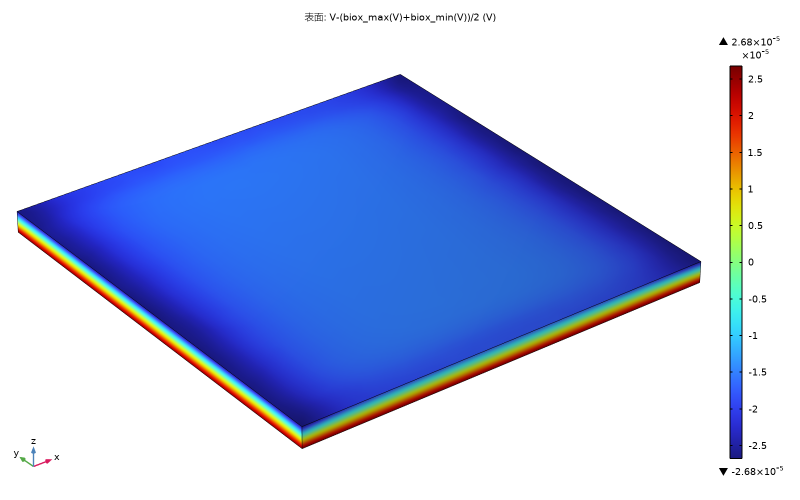
#> input picture data/raw_potential_maps/BiOCl_potential_centered.png, 1600 x 1000 px (shown at 1/2 size)
$ python create_independent_scale_figure.py
#> lines starting #> are read from the running program, lines starting #| are printed output that depends on the picture
#!/usr/bin/env python3
"""Build a publication-ready BiOX potential figure with independent color scales."""

from __future__ import annotations

from pathlib import Path

from PIL import Image, ImageDraw, ImageFont


ROOT = Path(__file__).resolve().parent.parent
SOURCE = ROOT / "data" / "raw_potential_maps"
OUTPUT = ROOT / "figures" / "BiOX_potential_independent_scales.png"

MATERIALS = {
    "BiOCl": {
        "limit": 26.78,
        "ticks": [20, 10, 0, -10, -20],
    },
    "BiOBr": {
        "limit": 176.79,
        "ticks": [150, 100, 50, 0, -50, -100, -150],
    },
    "BiOI": {
        "limit": 123.45,
        "ticks": [100, 50, 0, -50, -100],
    },
}

BAR_TOP = 132
BAR_BOTTOM = 918


def font(size: int, bold: bool = False) -> ImageFont.FreeTypeFont:
    filename = "arialbd.ttf" if bold else "arial.ttf"
    return ImageFont.truetype(str(Path("C:/Windows/Fonts") / filename), size)


def y_for_value(value: float, limit: float) -> float:
    return BAR_TOP + (limit - value) * (BAR_BOTTOM - BAR_TOP) / (2 * limit)


def format_limit(value: float) -> str:
    return f"{value:.2f}".rstrip("0").rstrip(".")


def prepare_panel(material: str, panel_label: str) -> Image.Image:
#> called with material = 'BiOCl', panel_label = 'a'
    config = MATERIALS[material]
    limit = config["limit"]
    source = SOURCE / f"{material}_potential_centered.png"
    panel = Image.open(source).convert("RGB")
#> panel is the input picture: PIL image 1600x1000 RGB; mean R, G, B 181.6, 195.3, 233.6
    if panel.size != (1600, 1000):
        raise ValueError(f"Unexpected source size for {source}: {panel.size}")

    draw = ImageDraw.Draw(panel)

    # Preserve the COMSOL field and colorbar; replace only title and numeric labels.
    draw.rectangle((0, 0, 1599, 108), fill="white")
    draw.rectangle((1420, 60, 1599, 128), fill="white")
    draw.rectangle((1490, 125, 1599, 925), fill="white")
    draw.rectangle((1420, 920, 1599, 999), fill="white")

    draw.text((42, 32), f"({panel_label}) {material}", fill="#111111",
              font=font(42, bold=True), anchor="lm")
    endpoint = format_limit(limit)
    draw.text((1472, 91), f"+{endpoint} μV", fill="#111111",
              font=font(32, bold=True), anchor="mm")
    draw.text((1472, 956), f"-{endpoint} μV", fill="#111111",
              font=font(32, bold=True), anchor="mm")

    for tick in config["ticks"]:
        draw.text((1505, y_for_value(tick, limit)), str(tick), fill="#111111",
                  font=font(27), anchor="lm")
    return panel


def main() -> int:
    panels = [
        prepare_panel("BiOCl", "a"),
        prepare_panel("BiOBr", "b"),
        prepare_panel("BiOI", "c"),
    ]
#> call 2 of prepare_panel, with material = 'BiOBr', panel_label = 'b'
#> in prepare_panel (call 2), `config = MATERIALS[material]`: config = {'limit': 176.8, 'ticks': [150, 100, 50, 0, -50, -100, -150]}
#> in prepare_panel (call 2), `limit = config["limit"]`: limit = 176.8
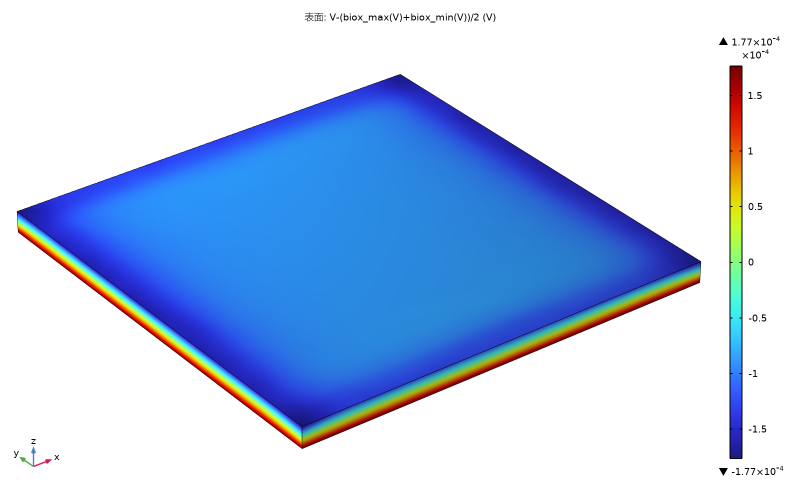
#> input picture data/raw_potential_maps/BiOBr_potential_centered.png, 1600 x 1000 px (shown at 1/2 size)
#> in prepare_panel, panel is the input picture: PIL image 1600x1000 RGB; mean R, G, B 182, 203.5, 235.9
#> in prepare_panel (call 2), `endpoint = format_limit(limit)`: endpoint = '176.79'
#> the loop in prepare_panel (call 2), `for tick in config["ticks"]:` made 7 passes
#> tick on passes 1 to 7: 150, 100, 50, 0, -50, -100, -150
#> call 3 of prepare_panel, with material = 'BiOI', panel_label = 'c'
#> in prepare_panel (call 3), `config = MATERIALS[material]`: config = {'limit': 123.5, 'ticks': [100, 50, 0, -50, -100]}
#> in prepare_panel (call 3), `limit = config["limit"]`: limit = 123.5
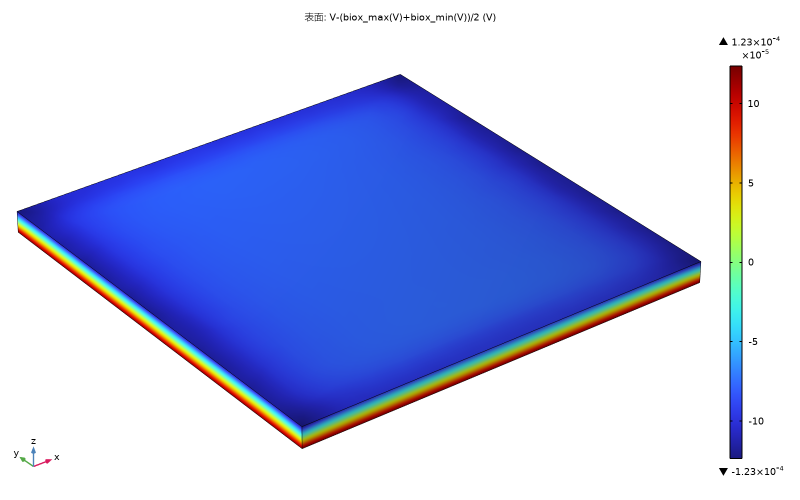
#> input picture data/raw_potential_maps/BiOI_potential_centered.png, 1600 x 1000 px (shown at 1/2 size)
#> in prepare_panel, panel is the input picture: PIL image 1600x1000 RGB; mean R, G, B 181.7, 192.1, 234.3
#> in prepare_panel (call 3), `endpoint = format_limit(limit)`: endpoint = '123.45'
#> the loop in prepare_panel (call 3), `for tick in config["ticks"]:` made 5 passes
    target_width = 1200
    target_height = 750
    panels = [
        panel.resize((target_width, target_height), Image.Resampling.LANCZOS)
        for panel in panels
    ]
#> panels = 3 items
    gutter = 18
    canvas = Image.new(
        "RGB",
        (target_width * len(panels) + gutter * (len(panels) - 1), target_height),
        "white",
    )
#> canvas: PIL image 3636x750 RGB; every value is 255
    for index, panel in enumerate(panels):
        canvas.paste(panel, (index * (target_width + gutter), 0))
#> this loop made 3 passes
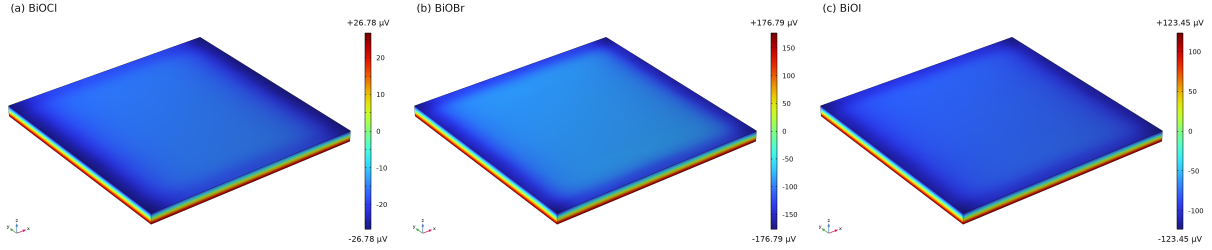
#> canvas: PIL image 3636x750 RGB (shown at 1/3 size); mean R, G, B 182.2, 197.2, 234.5

    OUTPUT.parent.mkdir(parents=True, exist_ok=True)
    canvas.save(OUTPUT, dpi=(300, 300), optimize=True)
    print(OUTPUT)
    return 0


if __name__ == "__main__":
    raise SystemExit(main())
#> (the program exits here)
